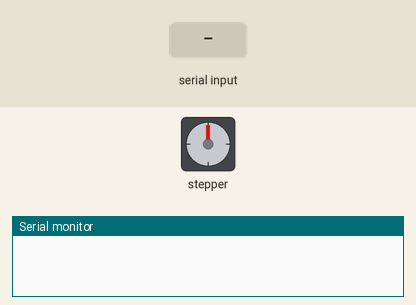
Recording of a sketch running on a simulated Arduino Mega 2560, built with avr-gcc and run on an emulated ATmega2560. Parts: stepper motor, the last lines printed to the serial monitor. The inputs (shaded band) are chosen by the test bench. Stepper angles assume 2048 steps per turn.

Above: at 1.2 s.
1.3 s: "E" received over Serial
At 2.31 s:
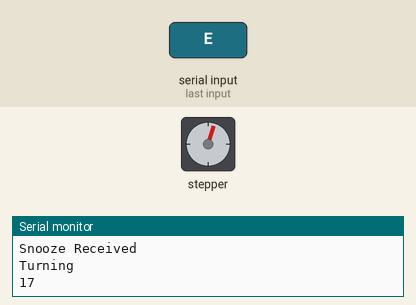
At 3.0 s:
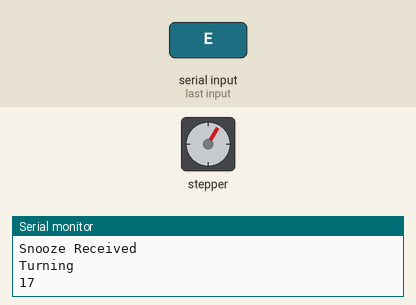
4.3 s: "e" received over Serial
At 6.06 s:
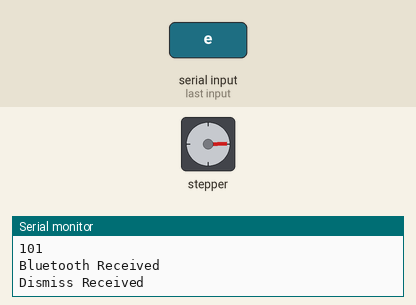
Timing chart, 0 to 21.7 s (numbered marks = the images above; inputs shaded):
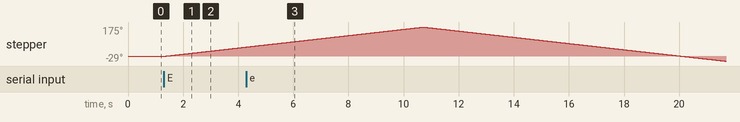

The sketch:

Automatic_Blind_Opener_Twisting.ino
```cpp
#include <Stepper.h>

Stepper stepper(32,8,9,10,11); //Initializes pins 8-11 for Stepper control, 32 is the number of steps needed for one revolution of the motor


int length = 60; //Length of blind chain in centimeters (Change this if needed)
int turns = length/1.7; //Motor pulls 1.7cm of chain per turn
int totalTurns = turns; //Total number of turns needed to fully open blinds
bool debug = true; //Debug Flag

void setup() {
  Serial.begin(9600); // Sets transfer speed to 9600 bits/s; default bluetooth speed; otherwise it receives garbage data (learnt through experience)
  stepper.setSpeed (200); // Sets motor rotation speed to 200 (Stepper Motor Maxes out at around 400)
}

void loop() {

  int received = 0;

  if (Serial.available() > 0) { // Only runs if input data is received, otherwise does not run

    received = Serial.read(); //Stores data received via Bluetooth
	  Serial.println(received); //Debug print
	  Serial.println("Bluetooth Received"); //Debug print

  	if (received <= 10 && received >= 1) { //Opens blinds by the amount received from the app via bluetooth

  	  turns /= 10; //Splits total number of turns needed into 10 steps
      turns *= received; //Mutiplies by desired number of steps

      if (!debug) {
        stepper.step(turns*2048); //Turns by desired number of steps
      } else {
        Serial.println("Turning");
        Serial.println(turns);
        stepper.step(500);
      }

      turns = length/1.7; //Resets turns to total turns needed

  	}

  	if (received == 69) { //Activates if snooze is pressed

  	  Serial.println("Snooze Received"); //Debug print
  		turns /= 2;
  		totalTurns -= turns;

  		if (!debug) {
        stepper.step(turns*2048); //Opens blinds by half of the total length remaining
      } else {
        Serial.println("Turning");
        Serial.println(turns);
        stepper.step(500);
      }
  	}

  	if (received == 101) { //Activates if alarm is dismissed

        Serial.println("Dismiss Received"); //Debug print
      	turns = totalTurns;
        if (!debug) {
          stepper.step(turns*2048); //Opens blinds completely
        } else {
          Serial.println("Turning");
          Serial.println(turns);
          stepper.step(500);
        }
        turns = length/1.7;
        stepper.step(turns*-2048); //Unwinds Connected Rope Completely
  	}
    received = 0; //Resets received data
  }
}
```

Measured:
- after the input at 1.3 s, stepper: keeps turning clockwise at about 19°/s, starting at once
